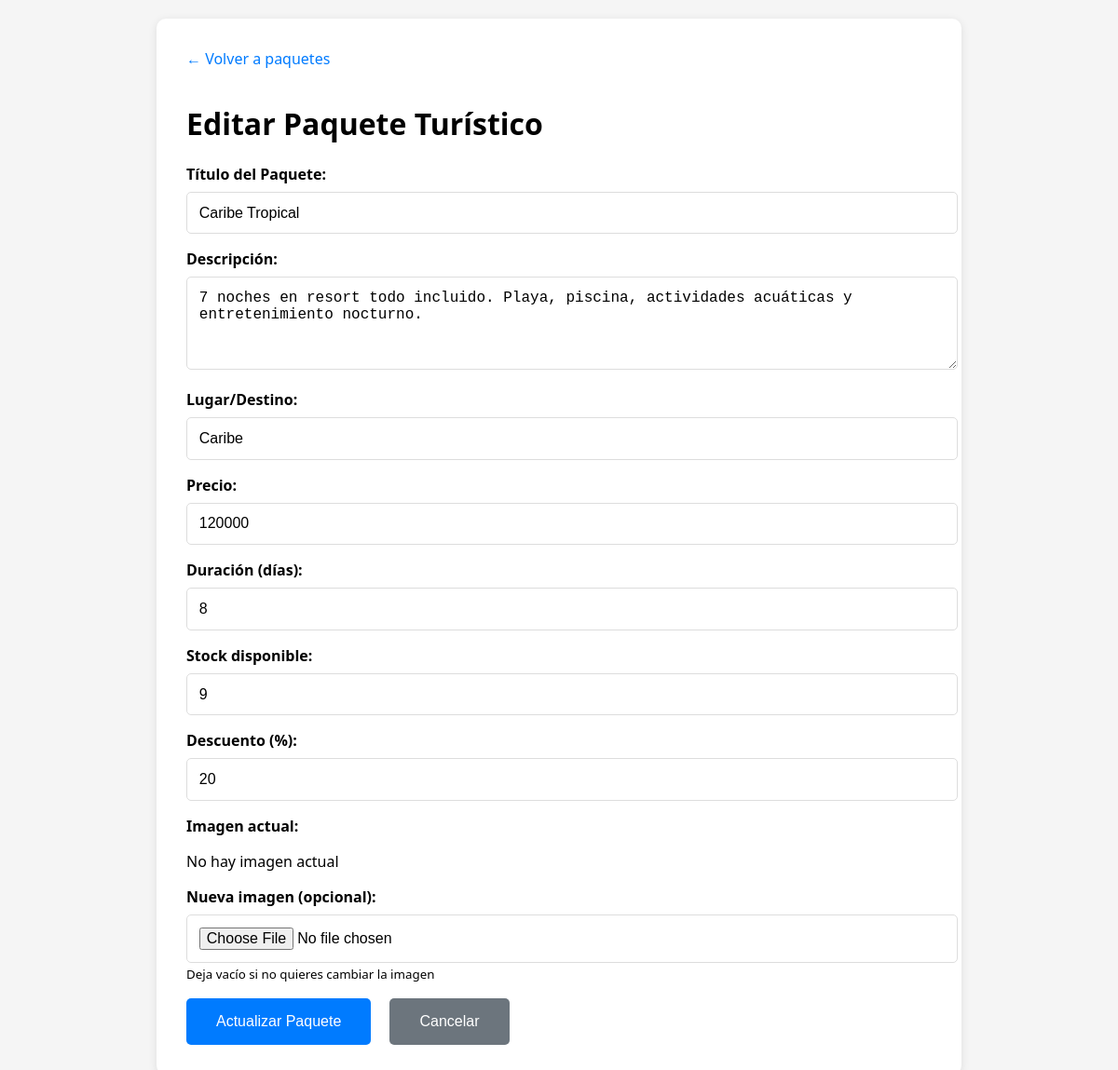
The page /pages/edit-product.php?id=6 (signed in) on the database its author committed.
### tables this page shows
CREATE TABLE `ventas` (
  `ID_Producto` int(11) NOT NULL,
  `imagen` longblob NOT NULL,
  `titulo` varchar(30) NOT NULL,
  `descripcion` longtext NOT NULL,
  `precio` int(11) NOT NULL,
  `stock` int(11) NOT NULL,
  `lugar` varchar(30) NOT NULL,
  `dias` int(11) NOT NULL,
  `descuento` int(11) NOT NULL
);

### model/modelos.php (called while the page is built, shortened)
<?php
include __DIR__ . '/../controller/conexionbd.php';
function obtenerPaquetePorId($id) {
    global $Ruta;
    $consulta = $Ruta->prepare("SELECT * FROM ventas WHERE ID_Producto = ?");
    $consulta->bind_param("i", $id);
    $consulta->execute();
    $resultado = $consulta->get_result();
    return $resultado->fetch_assoc();
}
?>

### pages/edit-product.php (the view, shortened to what this page needs)
<?php
include('../model/modelos.php');
$id = isset($_GET['id']) ? $_GET['id'] : 0;
$paquete = obtenerPaquetePorId($id);
?>
<!DOCTYPE html>
<html lang="es">
<head>
</head>
<body>
    <div class="container">
        <a href="paquetes.php" class="nav-link">← Volver a paquetes</a>
        <h1>Editar Paquete Turístico</h1>
        <form method="POST" enctype="multipart/form-data">
            <div class="form-group">
                <label for="titulo">Título del Paquete:</label>
                <input type="text" id="titulo" name="titulo" value="<?php echo htmlspecialchars($paquete['titulo']); ?>" required>
            </div>
            <div class="form-group">
                <label for="descripcion">Descripción:</label>
                <textarea id="descripcion" name="descripcion" rows="4" required><?php echo htmlspecialchars($paquete['descripcion']); ?></textarea>
            </div>
            <div class="form-group">
                <label for="lugar">Lugar/Destino:</label>
                <input type="text" id="lugar" name="lugar" value="<?php echo htmlspecialchars($paquete['lugar']); ?>" required>
            </div>
            <div class="form-group">
                <label for="precio">Precio:</label>
                <input type="number" id="precio" name="precio" value="<?php echo $paquete['precio']; ?>" required>
            </div>
            <div class="form-group">
                <label for="dias">Duración (días):</label>
                <input type="number" id="dias" name="dias" value="<?php echo $paquete['dias']; ?>" required>
            </div>
            <div class="form-group">
                <label for="cantidad">Stock disponible:</label>
                <input type="number" id="cantidad" name="cantidad" value="<?php echo $paquete['stock']; ?>" required>
            </div>
            <div class="form-group">
                <label for="descuento">Descuento (%):</label>
                <input type="number" id="descuento" name="descuento" min="0" max="100" value="<?php echo $paquete['descuento']; ?>">
            </div>
            <div class="form-group">
                <label>Imagen actual:</label>
                <?php if($paquete['imagen']): ?>
                    <img alt="Imagen actual" class="current-image">
                <?php else: ?>
                    <p>No hay imagen actual</p>
                <?php endif; ?>
            </div>
            <div class="form-group">
                <label for="img">Nueva imagen (opcional):</label>
                <input type="file" id="img" name="img" accept="image/*">
                <small>Deja vacío si no quieres cambiar la imagen</small>
            </div>
            <button type="submit" name="actualizar" class="btn-primary">Actualizar Paquete</button>
            <button type="button" class="btn-secondary" onclick="window.location.href='paquetes.php'">Cancelar</button>
        </form>
    </div>
</body>
</html>

### pages/edit-product.php (style rules this page uses)
body { font-family: 'Segoe UI', sans-serif; margin: 0; padding: 20px; background-color: #f5f5f5; }
.container { max-width: 800px; margin: 0 auto; background: white; padding: 2rem; border-radius: 10px; box-shadow: 0 2px 10px rgba(0,0,0,0.1); }
.form-group { margin-bottom: 1rem; }
label { display: block; margin-bottom: 0.5rem; font-weight: bold; }
input, textarea, select { width: 100%; padding: 0.8rem; border: 1px solid #ddd; border-radius: 5px; font-size: 1rem; }
button { padding: 1rem 2rem; border: none; border-radius: 5px; cursor: pointer; font-size: 1rem; margin-right: 1rem; }
.btn-primary { background: #007bff; color: white; }
.btn-secondary { background: #6c757d; color: white; }
.nav-link { display: inline-block; margin-bottom: 1rem; color: #007bff; text-decoration: none; }

### rows shown on the page
ventas: titulo "Caribe Tropical", descripcion "7 noches en resort todo incluido. Playa, piscina, actividades acuáticas y entretenimiento nocturno.", lugar "Caribe", precio "120000", dias "8", cantidad "9", descuento "20"
